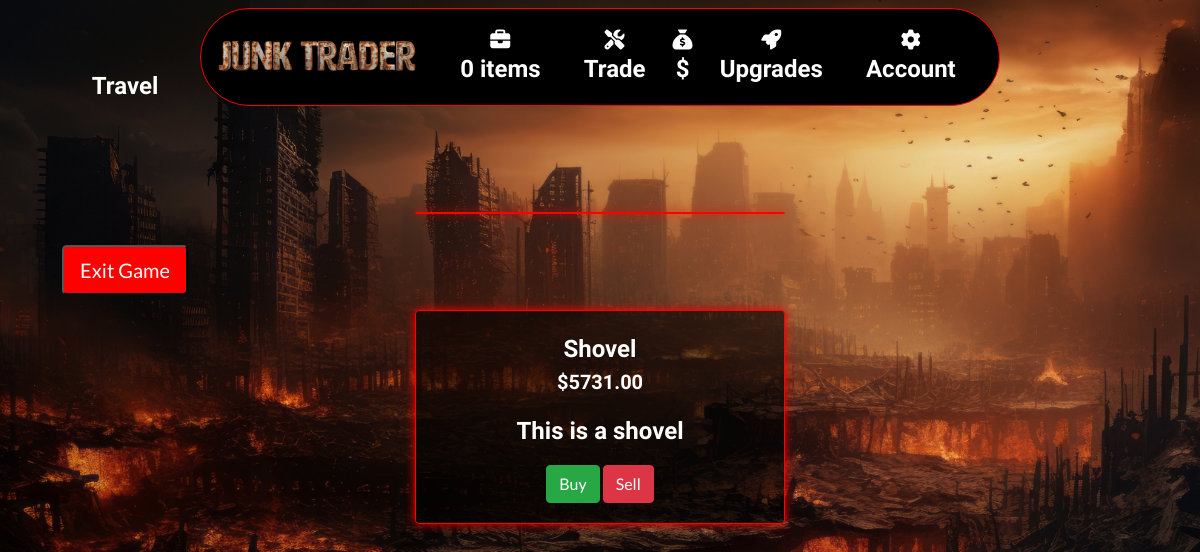
/collectables/1/, run on an earlier commit of the app's database.
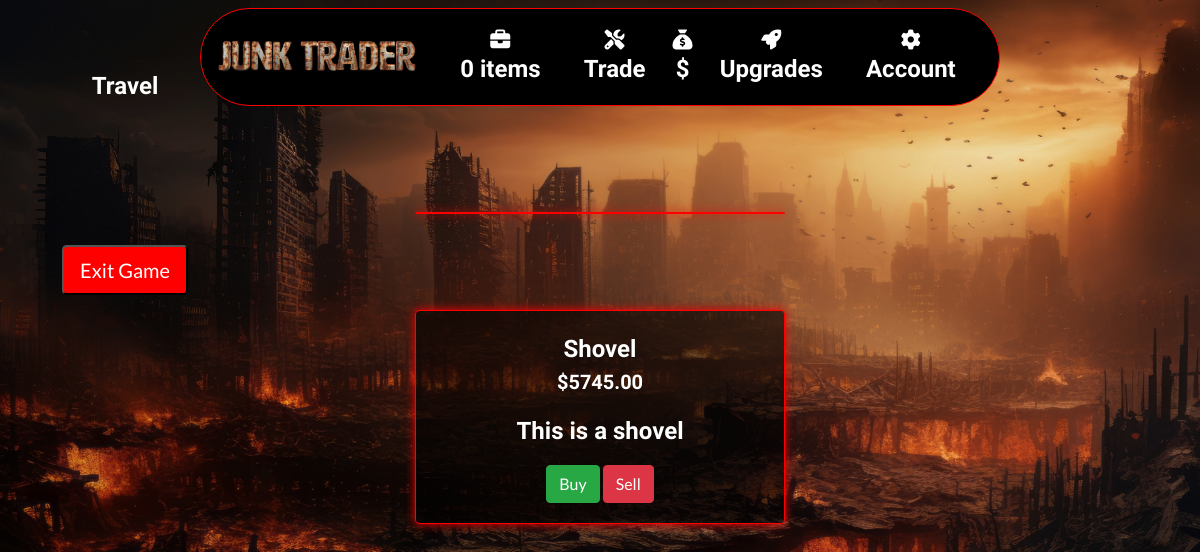
And on a later commit of the database.
### collectables/models.py (models this page shows, shortened)
class Collectable(models.Model):
    name = models.CharField(max_length=254)
    description = models.TextField()
    price = models.DecimalField(max_digits=6, decimal_places=2)
    image_url = models.URLField(max_length=1024, null=True, blank=True)
    image = models.ImageField(null=True, blank=True)
    glb_file = models.FileField(upload_to='glb_files/', null=True, blank=True)

### collectables/views.py (the view)
# urls.py: path('<int:collectable_id>/', views.collectable_detail, name='collectable_detail'),
def collectable_detail(request, collectable_id):
    collectable = get_object_or_404(Collectable, pk=collectable_id)
    context = {
        'collectable': collectable,
    }
    return render(request, 'collectables/collectable_detail.html', context)

### backpack/contexts.py (called while the page is built, shortened)
def backpack_contents(request):
    backpack_items = []
    total = 0
    total_quantity = 0
    collectable_count = 0
    backpack = request.session.get('backpack', {})
    grand_total = total
    context = {
        'backpack_items': backpack_items,
        'total': total,
        'total_quantity': total_quantity,
        'collectable_count': collectable_count,
        'grand_total': grand_total,
    }
    return context

def total_amount(request):
    total_amount = [0]
    return {'total_amount': total_amount}

### collectables/templates/collectables/collectable_detail.html (shortened to what this page needs)
{% extends "base.html" %}
{% load static %}
{% block page_header %}
<div class="container header-container">
</div>
{% endblock %}
{% block content %}
<div class="container-fluid">
    <div class="row">
        <div class="col-md-3">
            <div class="fixed-panel">
                {% include 'includes/fixed_panel.html' %}
            </div>
        </div>
    </div>
</div>
<div class="container-fluid">
    <div class="row justify-content-center">
        <div class="col-12 col-md-6 col-lg-4">
            <div class="card box my-5">
            </div>
        </div>
    </div>
    <div class="row justify-content-center">
        <div class="col-12 col-md-6 col-lg-4">
            <div class="card box product-details-container mb-5 mt-md-5">
                <div class="card-body text-white text-center">
                    <p class="card-title mb-0">{{ collectable.name }}</p>
                    <p class="lead mb-0 font-weight-bold">${{ collectable.price }}</p>
                    <p class="card-text mt-3">{{ collectable.description }}</p>
                    <button type="button" class="btn btn-success" data-toggle="modal" data-target="#buyModal{{ collectable.id }}">
                        Buy
                    </button>
                    <button type="button" class="btn btn-danger" data-toggle="modal" data-target="#sellModal{{ collectable.id }}">
                        Sell
                    </button>
                </div>
            </div>
        </div>
    </div>
</div>
{% endblock %}

What changed in the data, as far as the page shows it:
changed Collectable "Shovel": price "5731.00" → "5745.00"
